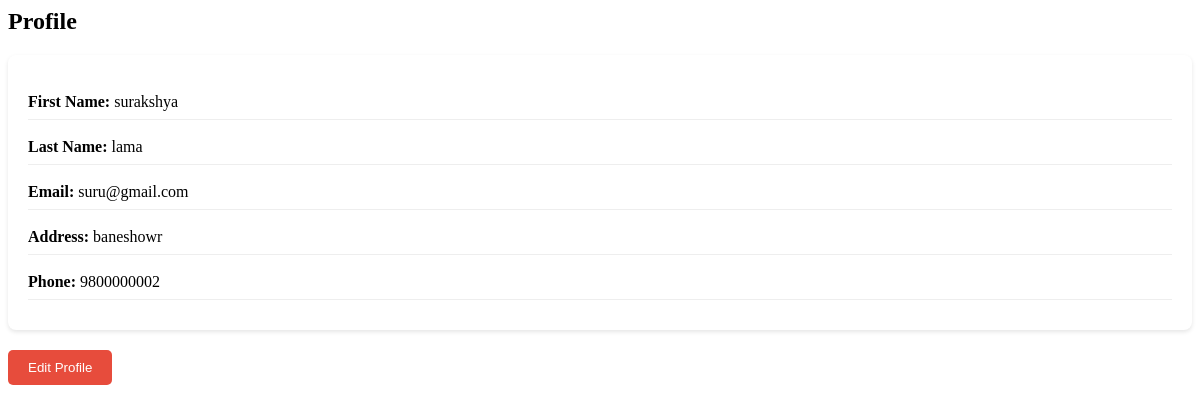
The page /userdashboard/profile.php (signed in) on the database its author committed.
### tables this page shows
CREATE TABLE `users` (
  `id` int(11) NOT NULL,
  `first_name` varchar(255) NOT NULL,
  `last_name` varchar(255) NOT NULL,
  `email` varchar(255) NOT NULL,
  `address` varchar(255) DEFAULT NULL,
  `phone` varchar(20) DEFAULT NULL,
  `role` enum('admin','customer') NOT NULL,
  `password` varchar(255) NOT NULL
);

### userdashboard/profile.php (the view, shortened to what this page needs)
<?php
include '../db.php';
$user_id = $_SESSION['user_id'];
$sql = "SELECT first_name, last_name, email, address, phone FROM users WHERE id = ?";
$stmt = $conn->prepare($sql);
$stmt->bind_param("i", $user_id);
$stmt->execute();
$result = $stmt->get_result();
if ($result->num_rows > 0) {
    $user = $result->fetch_assoc();
} else {
    echo "User not found";
    exit;
}
?>
<h2>Profile</h2>
<div class="profile-info">
    <p><strong>First Name:</strong> <?php echo htmlspecialchars($user['first_name']); ?></p>
    <p><strong>Last Name:</strong> <?php echo htmlspecialchars($user['last_name']); ?></p>
    <p><strong>Email:</strong> <?php echo htmlspecialchars($user['email']); ?></p>
    <p><strong>Address:</strong> <?php echo htmlspecialchars($user['address'] ?? 'Not provided'); ?></p>
    <p><strong>Phone:</strong> <?php echo htmlspecialchars($user['phone'] ?? 'Not provided'); ?></p>
</div>
<button onclick="loadContent('edit_profile.php')" class="edit-btn">Edit Profile</button>

### userdashboard/profile.php (style rules this page uses)
.profile-info { background-color: #fff; padding: 20px; border-radius: 8px; box-shadow: 0 2px 4px rgba(0,0,0,0.1); margin-bottom: 20px; }
.profile-info p { margin: 10px 0; padding: 8px 0; border-bottom: 1px solid #eee; }
.edit-btn { background-color: #e74c3c; color: white; padding: 10px 20px; border: none; border-radius: 5px; cursor: pointer; transition: background-color 0.3s ease; }

### rows shown on the page
users: first_name "surakshya", last_name "lama", email "suru@gmail.com", address "baneshowr", phone "9800000002"
